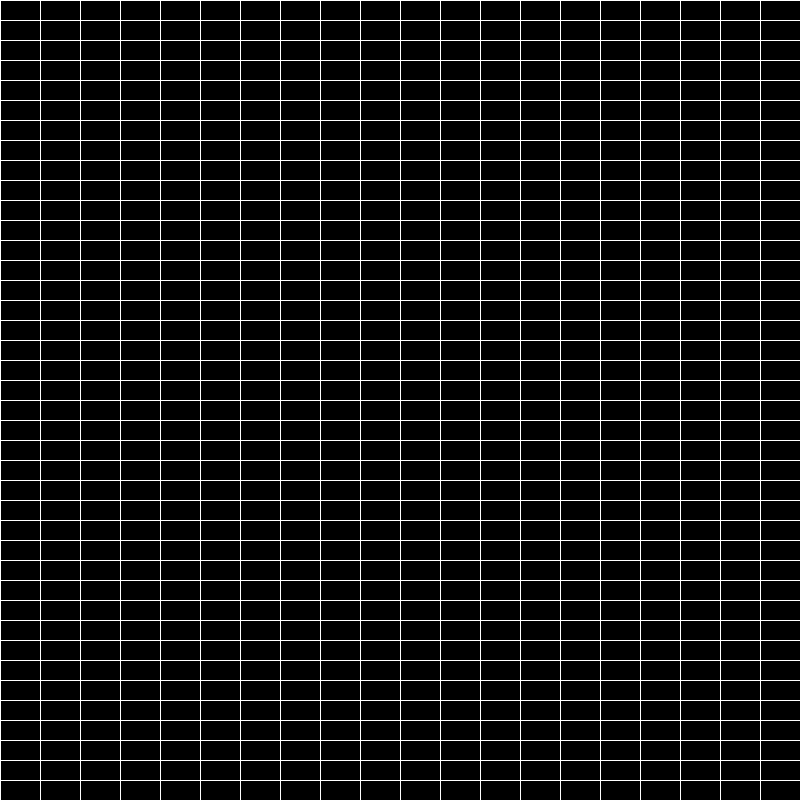
Frame 1 (no input)
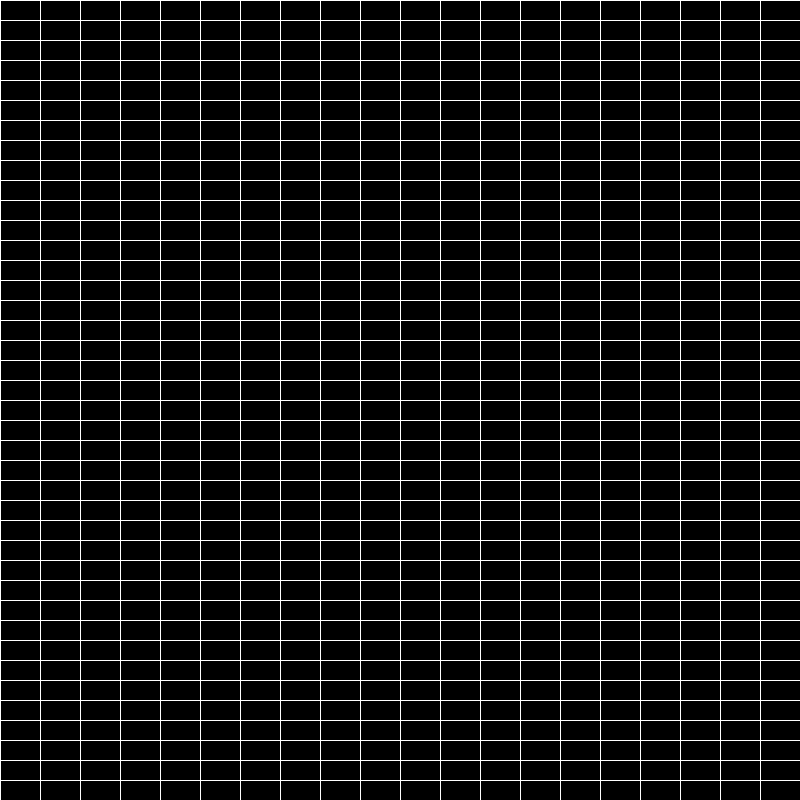
Frame 60 (the mouse pressed at the canvas centre just before this capture)
Frame 120 (the mouse held since frame 60 and released just before this capture): identical to frame 60, image omitted

The Processing sketch that drew these frames (run headless with seeded random() and noise(); from frame 60 on, the mouse is pressed at the canvas centre):

// Processing sketch: week3_2
// ── week3_2.pde
//for loops and functions review
float cellSizeX, cellSizeY;
float rows, columns;

void setup() {
  size(800, 800);
  background(0);
  rows = 40;
  columns = 20;
  cellSizeX = width/columns;
  cellSizeY = height/rows;
}

void draw() {
  drawGrid();
}

void drawGrid() {
  stroke(255);
  for (int x=0; x<width; x+=cellSizeX) {
    line(x, 0, x, height);
  }
  for (int y=0; y<height; y+=cellSizeY) {
    line(0, y, width, y);
  }
}
